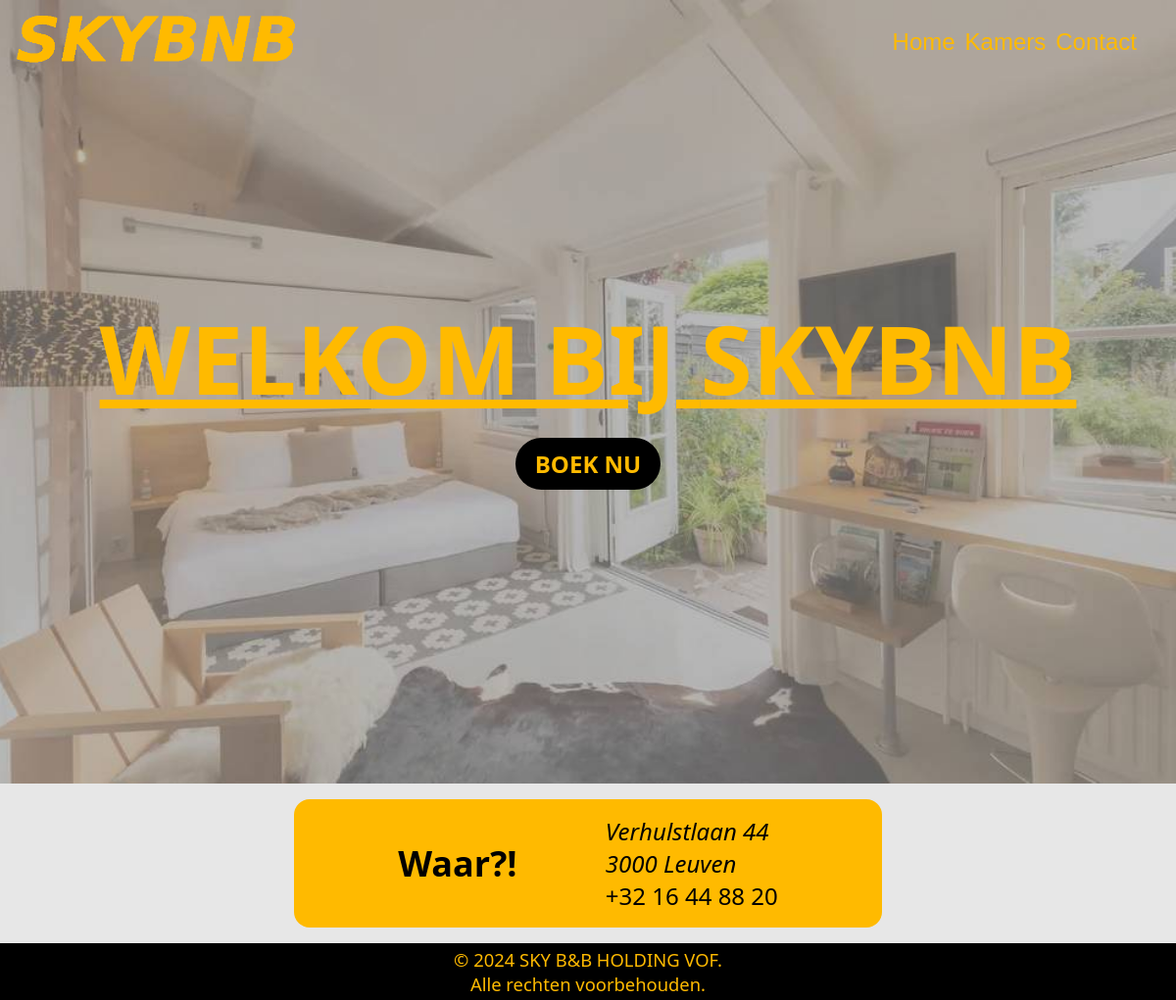
The page / on the database its author committed.
### tables this page shows
CREATE TABLE `tblbedrijf` (
  `PKBedrijf` int(11) NOT NULL,
  `Bedrijfsnaam` varchar(50) NOT NULL,
  `Logo` text DEFAULT NULL,
  `Straat` varchar(50) NOT NULL,
  `Huisnummer` varchar(5) NOT NULL,
  `GemeenteFK` int(11) NOT NULL,
  `Telefoon` varchar(20) NOT NULL,
  `Email` varchar(20) NOT NULL
);

CREATE TABLE `tblgemeente` (
  `PKGemeente` int(11) NOT NULL,
  `Gemeente` varchar(50) NOT NULL,
  `Postcode` varchar(10) NOT NULL
);

### utility/bedrijfsinfo.php (called while the page is built)
<?php
$sql = "SELECT * FROM tblbedrijf
        LEFT JOIN tblgemeente ON tblbedrijf.GemeenteFK = tblgemeente.PKGemeente";
$result = $conn->query($sql);
$info = mysqli_fetch_assoc($result);
?>

### index.php (the view, shortened to what this page needs)
<?php
include 'config/conn.php';
include 'utility/bedrijfsinfo.php';
?>
<!DOCTYPE html>
<html lang="nl">
<head>
    <link rel="stylesheet" href="style/styles.css">
</head>
<body>
    <header class="absolute">
        <a href="index.php"><img src="img/SKYBNBLOGO.png" alt="Logo SKYBNB"></a>
        <nav>
            <ul>
                <li><a href="index.php">Home</a></li>
                <li><a href="kamers.php">Kamers</a></li>
                <li><a href="#contact">Contact</a></li>
            </ul>
        </nav>
    </header>
    <main>
        <section class="homesec">
            <?php echo "<h1>WELKOM BIJ " . $info['Bedrijfsnaam'] . "</h1>" ?>
            <a href="kamers.php">BOEK NU</a>
        </section>
        <section class="homeinfo" id="contact">
            <article>
                <h2>Waar?!</h2>
            </article>
            <article>
                <address>
                    <?php
                    echo "<p>" . $info['Straat'] . " " . $info['Huisnummer'] . "</p>";
                    echo "<p>" . $info['Postcode'] . " " . $info['Gemeente'] . "</p>";
                    ?>
                </address>
                <p><?php echo $info['Telefoon'] ?></p>
            </article>
        </section>
    </main>
    <?php include 'utility/footer.php'; ?>
</body>
</html>

### style/styles.css (style rules this page uses)
*, *:before, *:after { -webkit-box-sizing: inherit; -moz-box-sizing: inherit; box-sizing: inherit; padding: 0; margin: 0; }
html { -webkit-box-sizing: border-box; -moz-box-sizing: border-box; box-sizing: border-box; }
html, body { height: 100%; overflow-x: hidden; font-family: 'Segoe UI', Tahoma, Geneva, Verdana, sans-serif; }
body { display: flex; flex-direction: column; background-color: #E7E7E7; }
.absolute { position: absolute !important; }
header { width: 100%; padding: 10px; display: flex; justify-content: space-between; align-items: center; }
header img { width: 300px; }
nav ul { display: flex; list-style: none; margin-right: 20px; }
nav ul li { margin-right: 10px; }
nav ul li a { text-decoration: none; color: #ffba00; transition: 1s; font-family: Impact, Haettenschweiler, 'Arial Narrow Bold', sans-serif; font-size: 1.5rem; }
.homesec { display: flex; justify-content: center; align-items: center; flex-direction: column; background-image: url('../img/homepic.jpg'); background-size: cover; background-position: center; height: 100vh; }
.homesec h1 { font-size: 6rem; color: #ffba00; text-decoration: underline; font-weight: 800; text-align: center; margin-bottom: 1rem; }
.homesec a, .kamer a { text-decoration: none; color: #ffba00; font-size: 1.5rem; font-weight: 800; background-color: #000; padding: 10px 20px; border-radius: 2rem; transition: 0.5s; }
.homeinfo { display: flex; justify-content: space-evenly; align-items: center; padding: 1rem; width: 50%; background-color: #ffba00; border-radius: 1rem; margin: 2vh auto; font-size: max(1.5rem, 1.25vw); }

### rows shown on the page
tblbedrijf: Bedrijfsnaam "SKYBNB", Straat "Verhulstlaan", Huisnummer "44", tblgemeente.Postcode "3000", tblgemeente.Gemeente "Leuven", Telefoon "+32 16 44 88 20"
